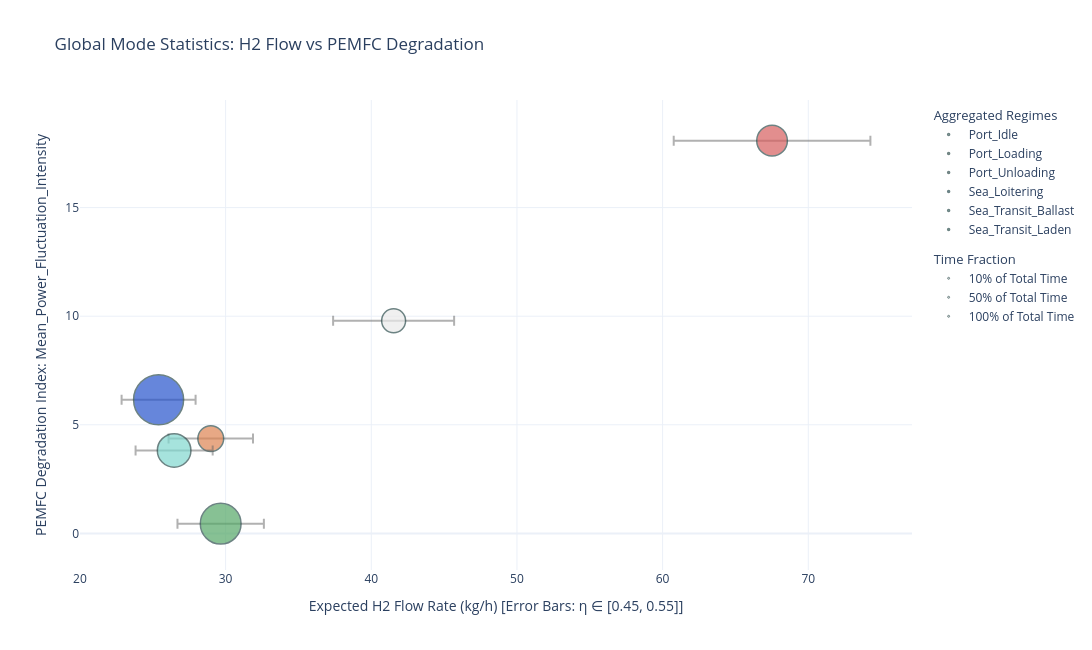
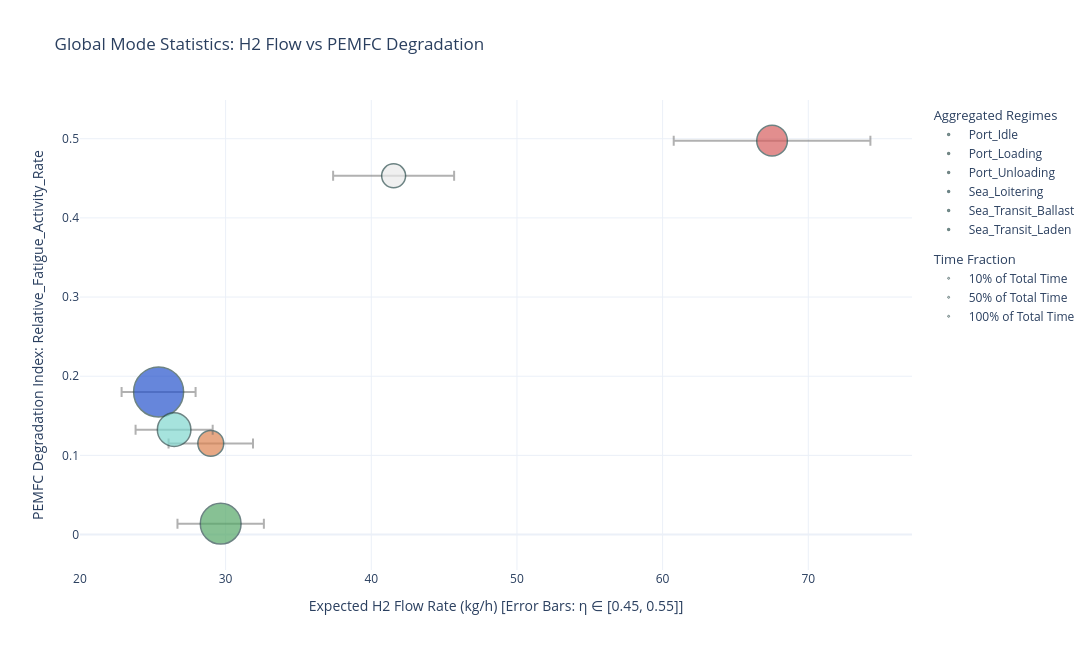

The notebook cell these images were saved under, in order:
### Code cell
fig_stats_fluctuation = plot_mode_statistics(global_stats, y_axis_metric='Mean_Power_Fluctuation_Intensity')
fig_stats_fluctuation.show()

fig_stats_fatigue = plot_mode_statistics(global_stats, y_axis_metric='Relative_Fatigue_Activity_Rate')
fig_stats_fatigue.show()

### Figure 1 — Plotly figure (JSON) as saved in the notebook; plotly's stock layout.template omitted (floating-point values rounded to 4 significant figures)
{"data": [{"error_x": {"array": [4.153], "arrayminus": [4.153], "color": "rgba(100,100,100,0.5)", "thickness": 2, "type": "data", "width": 5}, "hoverinfo": "text", "hovertext": ["<b>Port_Idle</b><br>Time Fraction: 7.7% (18.4 hrs)<br>Mean Power: 685.0 kW<br>H2 Rate: [37.38 - 45.69] kg/h<br>Fatigue Damage Rate: 0.4531 (/h)<br>Power Fluctuation: 9.79 (kW^3/h^3)<br>"], "legendgroup": "Modes", "legendgrouptitle": {"text": "Aggregated Regimes"}, "marker": {"color": "#EAEAEA", "line": {"color": "DarkSlateGrey", "width": 1.5}, "size": [0.07676], "sizemin": 10, "sizemode": "area", "sizeref": 0.0002679}, "mode": "markers", "name": "Port_Idle", "type": "scatter", "x": [41.53], "y": [9.789]}, {"error_x": {"array": [2.898], "arrayminus": [2.898], "color": "rgba(100,100,100,0.5)", "thickness": 2, "type": "data", "width": 5}, "hoverinfo": "text", "hovertext": ["<b>Port_Loading</b><br>Time Fraction: 8.9% (21.4 hrs)<br>Mean Power: 478.0 kW<br>H2 Rate: [26.08 - 31.88] kg/h<br>Fatigue Damage Rate: 0.1151 (/h)<br>Power Fluctuation: 4.36 (kW^3/h^3)<br>"], "legendgroup": "Modes", "legendgrouptitle": {"text": "Aggregated Regimes"}, "marker": {"color": "#DD8452", "line": {"color": "DarkSlateGrey", "width": 1.5}, "size": [0.08927], "sizemin": 10, "sizemode": "area", "sizeref": 0.0002679}, "mode": "markers", "name": "Port_Loading", "type": "scatter", "x": [28.98], "y": [4.364]}, {"error_x": {"array": [6.751], "arrayminus": [6.751], "color": "rgba(100,100,100,0.5)", "thickness": 2, "type": "data", "width": 5}, "hoverinfo": "text", "hovertext": ["<b>Port_Unloading</b><br>Time Fraction: 12.6% (30.2 hrs)<br>Mean Power: 1113.5 kW<br>H2 Rate: [60.76 - 74.27] kg/h<br>Fatigue Damage Rate: 0.4976 (/h)<br>Power Fluctuation: 18.08 (kW^3/h^3)<br>"], "legendgroup": "Modes", "legendgrouptitle": {"text": "Aggregated Regimes"}, "marker": {"color": "#D65F5F", "line": {"color": "DarkSlateGrey", "width": 1.5}, "size": [0.1257], "sizemin": 10, "sizemode": "area", "sizeref": 0.0002679}, "mode": "markers", "name": "Port_Unloading", "type": "scatter", "x": [67.51], "y": [18.08]}, {"error_x": {"array": [2.54], "arrayminus": [2.54], "color": "rgba(100,100,100,0.5)", "thickness": 2, "type": "data", "width": 5}, "hoverinfo": "text", "hovertext": ["<b>Sea_Loitering</b><br>Time Fraction: 33.5% (80.3 hrs)<br>Mean Power: 418.9 kW<br>H2 Rate: [22.86 - 27.94] kg/h<br>Fatigue Damage Rate: 0.1802 (/h)<br>Power Fluctuation: 6.15 (kW^3/h^3)<br>"], "legendgroup": "Modes", "legendgrouptitle": {"text": "Aggregated Regimes"}, "marker": {"color": "#2653CC", "line": {"color": "DarkSlateGrey", "width": 1.5}, "size": [0.3348], "sizemin": 10, "sizemode": "area", "sizeref": 0.0002679}, "mode": "markers", "name": "Sea_Loitering", "type": "scatter", "x": [25.4], "y": [6.152]}, {"error_x": {"array": [2.647], "arrayminus": [2.647], "color": "rgba(100,100,100,0.5)", "thickness": 2, "type": "data", "width": 5}, "hoverinfo": "text", "hovertext": ["<b>Sea_Transit_Ballast</b><br>Time Fraction: 15.1% (36.2 hrs)<br>Mean Power: 436.5 kW<br>H2 Rate: [23.82 - 29.11] kg/h<br>Fatigue Damage Rate: 0.1325 (/h)<br>Power Fluctuation: 3.82 (kW^3/h^3)<br>"], "legendgroup": "Modes", "legendgrouptitle": {"text": "Aggregated Regimes"}, "marker": {"color": "#81D8D0", "line": {"color": "DarkSlateGrey", "width": 1.5}, "size": [0.1511], "sizemin": 10, "sizemode": "area", "sizeref": 0.0002679}, "mode": "markers", "name": "Sea_Transit_Ballast", "type": "scatter", "x": [26.47], "y": [3.818]}, {"error_x": {"array": [2.966], "arrayminus": [2.966], "color": "rgba(100,100,100,0.5)", "thickness": 2, "type": "data", "width": 5}, "hoverinfo": "text", "hovertext": ["<b>Sea_Transit_Laden</b><br>Time Fraction: 22.2% (53.3 hrs)<br>Mean Power: 489.2 kW<br>H2 Rate: [26.69 - 32.63] kg/h<br>Fatigue Damage Rate: 0.0137 (/h)<br>Power Fluctuation: 0.44 (kW^3/h^3)<br>"], "legendgroup": "Modes", "legendgrouptitle": {"text": "Aggregated Regimes"}, "marker": {"color": "#55A868", "line": {"color": "DarkSlateGrey", "width": 1.5}, "size": [0.2223], "sizemin": 10, "sizemode": "area", "sizeref": 0.0002679}, "mode": "markers", "name": "Sea_Transit_Laden", "type": "scatter", "x": [29.66], "y": [0.4447]}, {"legendgroup": "Size", "legendgrouptitle": {"text": "Time Fraction"}, "marker": {"color": "rgba(150,150,150,0.5)", "line": {"color": "DarkSlateGrey", "width": 1}, "size": [0.1], "sizemode": "area", "sizeref": 0.0002679}, "mode": "markers", "name": "10% of Total Time", "type": "scatter", "x": [null], "y": [null]}, {"legendgroup": "Size", "legendgrouptitle": {"text": "Time Fraction"}, "marker": {"color": "rgba(150,150,150,0.5)", "line": {"color": "DarkSlateGrey", "width": 1}, "size": [0.5], "sizemode": "area", "sizeref": 0.0002679}, "mode": "markers", "name": "50% of Total Time", "type": "scatter", "x": [null], "y": [null]}, {"legendgroup": "Size", "legendgrouptitle": {"text": "Time Fraction"}, "marker": {"color": "rgba(150,150,150,0.5)", "line": {"color": "DarkSlateGrey", "width": 1}, "size": [1], "sizemode": "area", "sizeref": 0.0002679}, "mode": "markers", "name": "100% of Total Time", "type": "scatter", "x": [null], "y": [null]}], "layout": {"height": 650, "hovermode": "closest", "title": {"text": "Global Mode Statistics: H2 Flow vs PEMFC Degradation"}, "width": 1100, "xaxis": {"title": {"text": "Expected H2 Flow Rate (kg/h) [Error Bars: η ∈ [0.45, 0.55]]"}}, "yaxis": {"title": {"text": "PEMFC Degradation Index: Mean_Power_Fluctuation_Intensity"}}}}

### Figure 2 — Plotly figure (JSON) as saved in the notebook; plotly's stock layout.template omitted (floating-point values rounded to 4 significant figures)
{"data": [{"error_x": {"array": [4.153], "arrayminus": [4.153], "color": "rgba(100,100,100,0.5)", "thickness": 2, "type": "data", "width": 5}, "hoverinfo": "text", "hovertext": ["<b>Port_Idle</b><br>Time Fraction: 7.7% (18.4 hrs)<br>Mean Power: 685.0 kW<br>H2 Rate: [37.38 - 45.69] kg/h<br>Fatigue Damage Rate: 0.4531 (/h)<br>Power Fluctuation: 9.79 (kW^3/h^3)<br>"], "legendgroup": "Modes", "legendgrouptitle": {"text": "Aggregated Regimes"}, "marker": {"color": "#EAEAEA", "line": {"color": "DarkSlateGrey", "width": 1.5}, "size": [0.07676], "sizemin": 10, "sizemode": "area", "sizeref": 0.0002679}, "mode": "markers", "name": "Port_Idle", "type": "scatter", "x": [41.53], "y": [0.4531]}, {"error_x": {"array": [2.898], "arrayminus": [2.898], "color": "rgba(100,100,100,0.5)", "thickness": 2, "type": "data", "width": 5}, "hoverinfo": "text", "hovertext": ["<b>Port_Loading</b><br>Time Fraction: 8.9% (21.4 hrs)<br>Mean Power: 478.0 kW<br>H2 Rate: [26.08 - 31.88] kg/h<br>Fatigue Damage Rate: 0.1151 (/h)<br>Power Fluctuation: 4.36 (kW^3/h^3)<br>"], "legendgroup": "Modes", "legendgrouptitle": {"text": "Aggregated Regimes"}, "marker": {"color": "#DD8452", "line": {"color": "DarkSlateGrey", "width": 1.5}, "size": [0.08927], "sizemin": 10, "sizemode": "area", "sizeref": 0.0002679}, "mode": "markers", "name": "Port_Loading", "type": "scatter", "x": [28.98], "y": [0.1151]}, {"error_x": {"array": [6.751], "arrayminus": [6.751], "color": "rgba(100,100,100,0.5)", "thickness": 2, "type": "data", "width": 5}, "hoverinfo": "text", "hovertext": ["<b>Port_Unloading</b><br>Time Fraction: 12.6% (30.2 hrs)<br>Mean Power: 1113.5 kW<br>H2 Rate: [60.76 - 74.27] kg/h<br>Fatigue Damage Rate: 0.4976 (/h)<br>Power Fluctuation: 18.08 (kW^3/h^3)<br>"], "legendgroup": "Modes", "legendgrouptitle": {"text": "Aggregated Regimes"}, "marker": {"color": "#D65F5F", "line": {"color": "DarkSlateGrey", "width": 1.5}, "size": [0.1257], "sizemin": 10, "sizemode": "area", "sizeref": 0.0002679}, "mode": "markers", "name": "Port_Unloading", "type": "scatter", "x": [67.51], "y": [0.4976]}, {"error_x": {"array": [2.54], "arrayminus": [2.54], "color": "rgba(100,100,100,0.5)", "thickness": 2, "type": "data", "width": 5}, "hoverinfo": "text", "hovertext": ["<b>Sea_Loitering</b><br>Time Fraction: 33.5% (80.3 hrs)<br>Mean Power: 418.9 kW<br>H2 Rate: [22.86 - 27.94] kg/h<br>Fatigue Damage Rate: 0.1802 (/h)<br>Power Fluctuation: 6.15 (kW^3/h^3)<br>"], "legendgroup": "Modes", "legendgrouptitle": {"text": "Aggregated Regimes"}, "marker": {"color": "#2653CC", "line": {"color": "DarkSlateGrey", "width": 1.5}, "size": [0.3348], "sizemin": 10, "sizemode": "area", "sizeref": 0.0002679}, "mode": "markers", "name": "Sea_Loitering", "type": "scatter", "x": [25.4], "y": [0.1802]}, {"error_x": {"array": [2.647], "arrayminus": [2.647], "color": "rgba(100,100,100,0.5)", "thickness": 2, "type": "data", "width": 5}, "hoverinfo": "text", "hovertext": ["<b>Sea_Transit_Ballast</b><br>Time Fraction: 15.1% (36.2 hrs)<br>Mean Power: 436.5 kW<br>H2 Rate: [23.82 - 29.11] kg/h<br>Fatigue Damage Rate: 0.1325 (/h)<br>Power Fluctuation: 3.82 (kW^3/h^3)<br>"], "legendgroup": "Modes", "legendgrouptitle": {"text": "Aggregated Regimes"}, "marker": {"color": "#81D8D0", "line": {"color": "DarkSlateGrey", "width": 1.5}, "size": [0.1511], "sizemin": 10, "sizemode": "area", "sizeref": 0.0002679}, "mode": "markers", "name": "Sea_Transit_Ballast", "type": "scatter", "x": [26.47], "y": [0.1325]}, {"error_x": {"array": [2.966], "arrayminus": [2.966], "color": "rgba(100,100,100,0.5)", "thickness": 2, "type": "data", "width": 5}, "hoverinfo": "text", "hovertext": ["<b>Sea_Transit_Laden</b><br>Time Fraction: 22.2% (53.3 hrs)<br>Mean Power: 489.2 kW<br>H2 Rate: [26.69 - 32.63] kg/h<br>Fatigue Damage Rate: 0.0137 (/h)<br>Power Fluctuation: 0.44 (kW^3/h^3)<br>"], "legendgroup": "Modes", "legendgrouptitle": {"text": "Aggregated Regimes"}, "marker": {"color": "#55A868", "line": {"color": "DarkSlateGrey", "width": 1.5}, "size": [0.2223], "sizemin": 10, "sizemode": "area", "sizeref": 0.0002679}, "mode": "markers", "name": "Sea_Transit_Laden", "type": "scatter", "x": [29.66], "y": [0.0137]}, {"legendgroup": "Size", "legendgrouptitle": {"text": "Time Fraction"}, "marker": {"color": "rgba(150,150,150,0.5)", "line": {"color": "DarkSlateGrey", "width": 1}, "size": [0.1], "sizemode": "area", "sizeref": 0.0002679}, "mode": "markers", "name": "10% of Total Time", "type": "scatter", "x": [null], "y": [null]}, {"legendgroup": "Size", "legendgrouptitle": {"text": "Time Fraction"}, "marker": {"color": "rgba(150,150,150,0.5)", "line": {"color": "DarkSlateGrey", "width": 1}, "size": [0.5], "sizemode": "area", "sizeref": 0.0002679}, "mode": "markers", "name": "50% of Total Time", "type": "scatter", "x": [null], "y": [null]}, {"legendgroup": "Size", "legendgrouptitle": {"text": "Time Fraction"}, "marker": {"color": "rgba(150,150,150,0.5)", "line": {"color": "DarkSlateGrey", "width": 1}, "size": [1], "sizemode": "area", "sizeref": 0.0002679}, "mode": "markers", "name": "100% of Total Time", "type": "scatter", "x": [null], "y": [null]}], "layout": {"height": 650, "hovermode": "closest", "title": {"text": "Global Mode Statistics: H2 Flow vs PEMFC Degradation"}, "width": 1100, "xaxis": {"title": {"text": "Expected H2 Flow Rate (kg/h) [Error Bars: η ∈ [0.45, 0.55]]"}}, "yaxis": {"title": {"text": "PEMFC Degradation Index: Relative_Fatigue_Activity_Rate"}}}}
